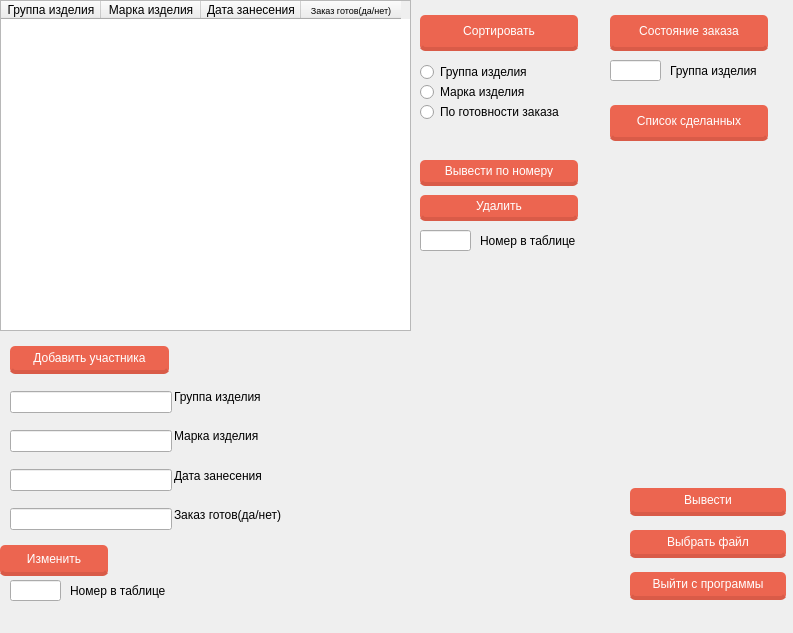
<?xml version="1.0" encoding="UTF-8"?>
<ui version="4.0">
 <class>MainWindow</class>
 <widget class="QMainWindow" name="MainWindow">
  <property name="geometry">
   <rect>
    <x>0</x>
    <y>0</y>
    <width>793</width>
    <height>633</height>
   </rect>
  </property>
  <property name="windowTitle">
   <string>MainWindow</string>
  </property>
  <widget class="QWidget" name="centralwidget">
   <widget class="QTableWidget" name="tableWidget">
    <property name="geometry">
     <rect>
      <x>0</x>
      <y>0</y>
      <width>411</width>
      <height>331</height>
     </rect>
    </property>
    <column>
     <property name="text">
      <string>Группа изделия</string>
     </property>
    </column>
    <column>
     <property name="text">
      <string>Марка изделия</string>
     </property>
    </column>
    <column>
     <property name="text">
      <string>Дата занесения</string>
     </property>
    </column>
    <column>
     <property name="text">
      <string>Заказ готов(да/нет)</string>
     </property>
     <property name="font">
      <font>
       <pointsize>7</pointsize>
      </font>
     </property>
    </column>
   </widget>
   <widget class="QWidget" name="verticalLayoutWidget">
    <property name="geometry">
     <rect>
      <x>10</x>
      <y>330</y>
      <width>162</width>
      <height>211</height>
     </rect>
    </property>
    <layout class="QVBoxLayout" name="verticalLayout">
     <item>
      <widget class="QPushButton" name="pushButton_2">
       <property name="styleSheet">
        <string notr="true">float: rigth;
margin-right: 3%;
margin-top: 5px;
border-radius: 5px;
-moz-border-radius: 5px;
-webkit-border-radius: 5px;
padding: 5px 9px;
font-size: 1.2em;
background-color: rgba(236, 101, 80, 1);
text-shadow: #4545545 0 0 2px;
border-bottom: 4px solid rgba(217, 91, 72, 1);
color: white;
font-family: 'Roboto Slab', serif;
</string>
       </property>
       <property name="text">
        <string>Добавить участника</string>
       </property>
      </widget>
     </item>
     <item>
      <widget class="QLineEdit" name="lineEdit_7">
       <property name="text">
        <string/>
       </property>
      </widget>
     </item>
     <item>
      <widget class="QLineEdit" name="lineEdit_8">
       <property name="text">
        <string/>
       </property>
      </widget>
     </item>
     <item>
      <widget class="QLineEdit" name="lineEdit_9">
       <property name="text">
        <string/>
       </property>
      </widget>
     </item>
     <item>
      <widget class="QLineEdit" name="lineEdit_10">
       <property name="text">
        <string/>
       </property>
      </widget>
     </item>
    </layout>
   </widget>
   <widget class="QWidget" name="verticalLayoutWidget_2">
    <property name="geometry">
     <rect>
      <x>174</x>
      <y>380</y>
      <width>137</width>
      <height>151</height>
     </rect>
    </property>
    <layout class="QVBoxLayout" name="verticalLayout_2">
     <item>
      <widget class="QLabel" name="label">
       <property name="text">
        <string>Группа изделия</string>
       </property>
      </widget>
     </item>
     <item>
      <widget class="QLabel" name="label_2">
       <property name="text">
        <string>Марка изделия</string>
       </property>
      </widget>
     </item>
     <item>
      <widget class="QLabel" name="label_3">
       <property name="text">
        <string>Дата занесения</string>
       </property>
      </widget>
     </item>
     <item>
      <widget class="QLabel" name="label_4">
       <property name="text">
        <string>Заказ готов(да/нет)</string>
       </property>
      </widget>
     </item>
    </layout>
   </widget>
   <widget class="QLabel" name="label_15">
    <property name="geometry">
     <rect>
      <x>70</x>
      <y>580</y>
      <width>121</width>
      <height>21</height>
     </rect>
    </property>
    <property name="text">
     <string>Номер в таблице</string>
    </property>
   </widget>
   <widget class="QLineEdit" name="lineEdit_19">
    <property name="geometry">
     <rect>
      <x>10</x>
      <y>580</y>
      <width>51</width>
      <height>21</height>
     </rect>
    </property>
    <property name="text">
     <string/>
    </property>
   </widget>
   <widget class="QPushButton" name="pushButton_4">
    <property name="geometry">
     <rect>
      <x>0</x>
      <y>540</y>
      <width>111</width>
      <height>36</height>
     </rect>
    </property>
    <property name="styleSheet">
     <string notr="true">float: rigth;
margin-right: 3%;
margin-top: 5px;
border-radius: 5px;
-moz-border-radius: 5px;
-webkit-border-radius: 5px;
padding: 5px 9px;
font-size: 1.2em;
background-color: rgba(236, 101, 80, 1);
text-shadow: #4545545 0 0 2px;
border-bottom: 4px solid rgba(217, 91, 72, 1);
color: white;
font-family: 'Roboto Slab', serif;
</string>
    </property>
    <property name="text">
     <string>Изменить</string>
    </property>
   </widget>
   <widget class="QRadioButton" name="radioButton_3">
    <property name="geometry">
     <rect>
      <x>800</x>
      <y>390</y>
      <width>141</width>
      <height>24</height>
     </rect>
    </property>
    <property name="text">
     <string>Дата занесения</string>
    </property>
   </widget>
   <widget class="QRadioButton" name="radioButton_4">
    <property name="geometry">
     <rect>
      <x>420</x>
      <y>100</y>
      <width>171</width>
      <height>24</height>
     </rect>
    </property>
    <property name="text">
     <string>По готовности заказа</string>
    </property>
   </widget>
   <widget class="QPushButton" name="pushButton_8">
    <property name="geometry">
     <rect>
      <x>420</x>
      <y>10</y>
      <width>161</width>
      <height>41</height>
     </rect>
    </property>
    <property name="styleSheet">
     <string notr="true">float: rigth;
margin-right: 3%;
margin-top: 5px;
border-radius: 5px;
-moz-border-radius: 5px;
-webkit-border-radius: 5px;
padding: 5px 9px;
font-size: 1.2em;
background-color: rgba(236, 101, 80, 1);
text-shadow: #4545545 0 0 2px;
border-bottom: 4px solid rgba(217, 91, 72, 1);
color: white;
font-family: 'Roboto Slab', serif;</string>
    </property>
    <property name="text">
     <string>Сортировать</string>
    </property>
   </widget>
   <widget class="QRadioButton" name="radioButton_2">
    <property name="geometry">
     <rect>
      <x>420</x>
      <y>80</y>
      <width>151</width>
      <height>24</height>
     </rect>
    </property>
    <property name="text">
     <string>Марка изделия</string>
    </property>
   </widget>
   <widget class="QRadioButton" name="radioButton">
    <property name="geometry">
     <rect>
      <x>420</x>
      <y>60</y>
      <width>131</width>
      <height>24</height>
     </rect>
    </property>
    <property name="text">
     <string>Группа изделия</string>
    </property>
   </widget>
   <widget class="QWidget" name="layoutWidget">
    <property name="geometry">
     <rect>
      <x>630</x>
      <y>480</y>
      <width>159</width>
      <height>124</height>
     </rect>
    </property>
    <layout class="QVBoxLayout" name="verticalLayout_3">
     <item>
      <widget class="QPushButton" name="pushButton_3">
       <property name="styleSheet">
        <string notr="true">float: rigth;
margin-right: 3%;
margin-top: 5px;
border-radius: 5px;
-moz-border-radius: 5px;
-webkit-border-radius: 5px;
padding: 5px 9px;
font-size: 1.2em;
background-color: rgba(236, 101, 80, 1);
text-shadow: #4545545 0 0 2px;
border-bottom: 4px solid rgba(217, 91, 72, 1);
color: white;
font-family: 'Roboto Slab', serif;</string>
       </property>
       <property name="text">
        <string>Вывести</string>
       </property>
      </widget>
     </item>
     <item>
      <widget class="QPushButton" name="pushButton">
       <property name="styleSheet">
        <string notr="true">float: rigth;
margin-right: 3%;
margin-top: 5px;
border-radius: 5px;
-moz-border-radius: 5px;
-webkit-border-radius: 5px;
padding: 5px 9px;
font-size: 1.2em;
background-color: rgba(236, 101, 80, 1);
text-shadow: #4545545 0 0 2px;
border-bottom: 4px solid rgba(217, 91, 72, 1);
color: white;
font-family: 'Roboto Slab', serif;</string>
       </property>
       <property name="text">
        <string>Выбрать файл</string>
       </property>
      </widget>
     </item>
     <item>
      <widget class="QPushButton" name="pushButton_5">
       <property name="styleSheet">
        <string notr="true">float: rigth;
margin-right: 3%;
margin-top: 5px;
border-radius: 5px;
-moz-border-radius: 5px;
-webkit-border-radius: 5px;
padding: 5px 9px;
font-size: 1.2em;
background-color: rgba(236, 101, 80, 1);
text-shadow: #4545545 0 0 2px;
border-bottom: 4px solid rgba(217, 91, 72, 1);
color: white;
font-family: 'Roboto Slab', serif;</string>
       </property>
       <property name="text">
        <string>Выйти с программы</string>
       </property>
      </widget>
     </item>
    </layout>
   </widget>
   <widget class="QPushButton" name="pushButton_6">
    <property name="geometry">
     <rect>
      <x>420</x>
      <y>155</y>
      <width>161</width>
      <height>31</height>
     </rect>
    </property>
    <property name="styleSheet">
     <string notr="true">float: rigth;
margin-right: 3%;
margin-top: 5px;
border-radius: 5px;
-moz-border-radius: 5px;
-webkit-border-radius: 5px;
padding: 5px 9px;
font-size: 1.2em;
background-color: rgba(236, 101, 80, 1);
text-shadow: #4545545 0 0 2px;
border-bottom: 4px solid rgba(217, 91, 72, 1);
color: white;
font-family: 'Roboto Slab', serif;
</string>
    </property>
    <property name="text">
     <string>Вывести по номеру</string>
    </property>
   </widget>
   <widget class="QLineEdit" name="lineEdit_20">
    <property name="geometry">
     <rect>
      <x>420</x>
      <y>230</y>
      <width>51</width>
      <height>21</height>
     </rect>
    </property>
    <property name="text">
     <string/>
    </property>
   </widget>
   <widget class="QLabel" name="label_16">
    <property name="geometry">
     <rect>
      <x>480</x>
      <y>230</y>
      <width>121</width>
      <height>21</height>
     </rect>
    </property>
    <property name="text">
     <string>Номер в таблице</string>
    </property>
   </widget>
   <widget class="QPushButton" name="pushButton_7">
    <property name="geometry">
     <rect>
      <x>420</x>
      <y>190</y>
      <width>161</width>
      <height>31</height>
     </rect>
    </property>
    <property name="styleSheet">
     <string notr="true">float: rigth;
margin-right: 3%;
margin-top: 5px;
border-radius: 5px;
-moz-border-radius: 5px;
-webkit-border-radius: 5px;
padding: 5px 9px;
font-size: 1.2em;
background-color: rgba(236, 101, 80, 1);
text-shadow: #4545545 0 0 2px;
border-bottom: 4px solid rgba(217, 91, 72, 1);
color: white;
font-family: 'Roboto Slab', serif;
</string>
    </property>
    <property name="text">
     <string>Удалить</string>
    </property>
   </widget>
   <widget class="QPushButton" name="pushButton_9">
    <property name="geometry">
     <rect>
      <x>610</x>
      <y>100</y>
      <width>161</width>
      <height>41</height>
     </rect>
    </property>
    <property name="styleSheet">
     <string notr="true">float: rigth;
margin-right: 3%;
margin-top: 5px;
border-radius: 5px;
-moz-border-radius: 5px;
-webkit-border-radius: 5px;
padding: 5px 9px;
font-size: 1.2em;
background-color: rgba(236, 101, 80, 1);
text-shadow: #4545545 0 0 2px;
border-bottom: 4px solid rgba(217, 91, 72, 1);
color: white;
font-family: 'Roboto Slab', serif;
</string>
    </property>
    <property name="text">
     <string>Список сделанных</string>
    </property>
   </widget>
   <widget class="QPushButton" name="pushButton_10">
    <property name="geometry">
     <rect>
      <x>610</x>
      <y>10</y>
      <width>161</width>
      <height>41</height>
     </rect>
    </property>
    <property name="styleSheet">
     <string notr="true">float: rigth;
margin-right: 3%;
margin-top: 5px;
border-radius: 5px;
-moz-border-radius: 5px;
-webkit-border-radius: 5px;
padding: 5px 9px;
font-size: 1.2em;
background-color: rgba(236, 101, 80, 1);
text-shadow: #4545545 0 0 2px;
border-bottom: 4px solid rgba(217, 91, 72, 1);
color: white;
font-family: 'Roboto Slab', serif;
</string>
    </property>
    <property name="text">
     <string>Состояние заказа</string>
    </property>
   </widget>
   <widget class="QLineEdit" name="lineEdit_21">
    <property name="geometry">
     <rect>
      <x>610</x>
      <y>60</y>
      <width>51</width>
      <height>21</height>
     </rect>
    </property>
    <property name="text">
     <string/>
    </property>
   </widget>
   <widget class="QLabel" name="label_17">
    <property name="geometry">
     <rect>
      <x>670</x>
      <y>60</y>
      <width>121</width>
      <height>21</height>
     </rect>
    </property>
    <property name="text">
     <string>Группа изделия</string>
    </property>
   </widget>
  </widget>
  <widget class="QMenuBar" name="menubar">
   <property name="geometry">
    <rect>
     <x>0</x>
     <y>0</y>
     <width>793</width>
     <height>26</height>
    </rect>
   </property>
  </widget>
 </widget>
 <resources/>
 <connections/>
</ui>
